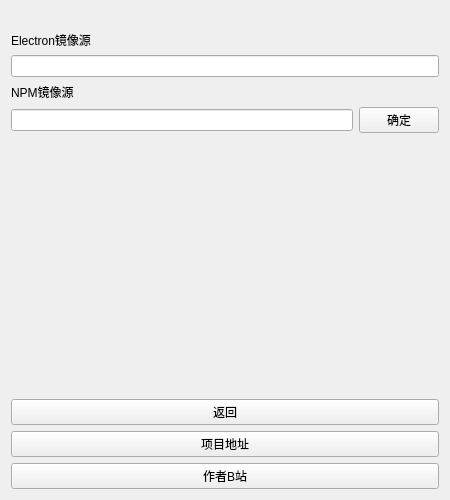
<?xml version="1.0" encoding="UTF-8"?>
<ui version="4.0">
 <class>Form</class>
 <widget class="QWidget" name="Form">
  <property name="geometry">
   <rect>
    <x>0</x>
    <y>0</y>
    <width>450</width>
    <height>500</height>
   </rect>
  </property>
  <property name="windowTitle">
   <string>Form</string>
  </property>
  <layout class="QVBoxLayout" name="verticalLayout">
   <item>
    <widget class="BodyLabel" name="BodyLabel">
     <property name="text">
      <string/>
     </property>
    </widget>
   </item>
   <item>
    <widget class="TitleLabel" name="TitleLabel">
     <property name="text">
      <string>Electron镜像源</string>
     </property>
    </widget>
   </item>
   <item>
    <widget class="LineEdit" name="LineEdit"/>
   </item>
   <item>
    <widget class="TitleLabel" name="TitleLabel_2">
     <property name="text">
      <string>NPM镜像源</string>
     </property>
    </widget>
   </item>
   <item>
    <layout class="QHBoxLayout" name="horizontalLayout">
     <item>
      <widget class="LineEdit" name="LineEdit_2"/>
     </item>
     <item>
      <widget class="PrimaryPushButton" name="PrimaryPushButton_2">
       <property name="text">
        <string>确定</string>
       </property>
      </widget>
     </item>
    </layout>
   </item>
   <item>
    <spacer name="verticalSpacer">
     <property name="orientation">
      <enum>Qt::Vertical</enum>
     </property>
     <property name="sizeHint" stdset="0">
      <size>
       <width>20</width>
       <height>40</height>
      </size>
     </property>
    </spacer>
   </item>
   <item>
    <widget class="PrimaryPushButton" name="PrimaryPushButton">
     <property name="text">
      <string>返回</string>
     </property>
    </widget>
   </item>
   <item>
    <widget class="HyperlinkButton" name="HyperlinkButton">
     <property name="text">
      <string>项目地址</string>
     </property>
     <property name="url">
      <url>
       <string>https://github.com/VMTask/Nativefier_GUI</string>
      </url>
     </property>
    </widget>
   </item>
   <item>
    <widget class="HyperlinkButton" name="HyperlinkButton_2">
     <property name="text">
      <string>作者B站</string>
     </property>
     <property name="url">
      <url>
       <string>https://space.bilibili.com/2006869246</string>
      </url>
     </property>
    </widget>
   </item>
  </layout>
 </widget>
 <customwidgets>
  <customwidget>
   <class>HyperlinkButton</class>
   <extends>PushButton</extends>
   <header>qfluentwidgets</header>
  </customwidget>
  <customwidget>
   <class>PushButton</class>
   <extends>QPushButton</extends>
   <header>qfluentwidgets</header>
  </customwidget>
  <customwidget>
   <class>PrimaryPushButton</class>
   <extends>PushButton</extends>
   <header>qfluentwidgets</header>
  </customwidget>
  <customwidget>
   <class>BodyLabel</class>
   <extends>QLabel</extends>
   <header>qfluentwidgets</header>
  </customwidget>
  <customwidget>
   <class>TitleLabel</class>
   <extends>QLabel</extends>
   <header>qfluentwidgets</header>
  </customwidget>
  <customwidget>
   <class>LineEdit</class>
   <extends>QLineEdit</extends>
   <header>qfluentwidgets</header>
  </customwidget>
 </customwidgets>
 <resources>
  <include location="Main.qrc"/>
 </resources>
 <connections>
  <connection>
   <sender>PrimaryPushButton</sender>
   <signal>clicked()</signal>
   <receiver>Form</receiver>
   <slot>close()</slot>
   <hints>
    <hint type="sourcelabel">
     <x>224</x>
     <y>394</y>
    </hint>
    <hint type="destinationlabel">
     <x>224</x>
     <y>249</y>
    </hint>
   </hints>
  </connection>
 </connections>
</ui>
